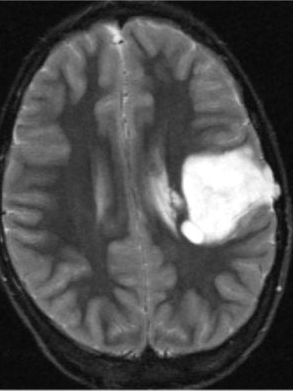
#> input picture brain_tumor.png, 293 x 391 px
$ python lab4-228870.py
#> lines starting #> are read from the running program, lines starting #| are printed output that depends on the picture; after the words box and inside, x2 and y2 are one past the last pixel; in counts of white or black regions, pixels touching at a corner belong together
import matplotlib.pyplot as plt
import numpy as np
import skimage


image = skimage.io.imread("brain_tumor.png")
#> image is the input picture: shape (391, 293, 3); min 5, max 255, mean 77.2
image = skimage.color.rgb2gray(image)
#> image: shape (391, 293) float64

# skimage.filters.try_all_threshold(image, figsize=(10, 10), verbose=False)

minimum_brain_threshold = skimage.filters.threshold_minimum(image)
#> minimum_brain_threshold = 0.182
thresholded_brain_image = image > minimum_brain_threshold
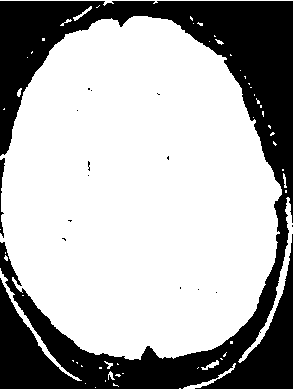
#> thresholded_brain_image: shape (391, 293) bool; 68.3% white; 15 black regions (13 under 20 px)

brain_segments, num_brain_regions = skimage.measure.label(
    thresholded_brain_image, return_num=True
)
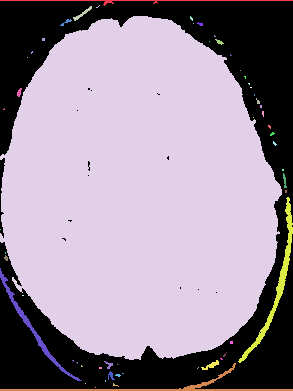
#> brain_segments: shape (391, 293) int32; 58 distinct labels, from 0 to 57; one colour per label, 0 black
#> num_brain_regions = 57
brain_regions = skimage.measure.regionprops(brain_segments)
#> brain_regions = 57 regions; largest, box (x1, y1, x2, y2) and area: (0, 16, 282, 360) 75226, (238, 197, 293, 363) 890, (0, 363, 293, 391) 768, (0, 268, 82, 381) 561, (0, 0, 293, 6) 326

max_brain_area = brain_regions[0].area
#> max_brain_area = 326
max_brain_index = 0
for index, region in enumerate(brain_regions):
    if region.area > max_brain_area:
        max_brain_area = region.area
        max_brain_index = index
#> this loop made 57 passes
#> (max_brain_area, max_brain_index) on pass 4: (75226, 3)
#> after the loop, max_brain_area = 75226; max_brain_index = 3

max_brain_image = np.zeros_like(image)
y1, x1, y2, x2 = brain_regions[max_brain_index].bbox
#> y1 = 16; x1 = 0; y2 = 360; x2 = 282
max_brain_image[y1:y2, x1:x2] = brain_regions[max_brain_index].image
#> max_brain_image: shape (391, 293) float64; values 0 (black) and 1 (white), 65.7% white; 14 black regions (12 under 20 px), largest, box (x1, y1, x2, y2) and area: (0, 0, 293, 391) 39119, (0, 158, 5, 238) 173

tumor_image = image - max_brain_image
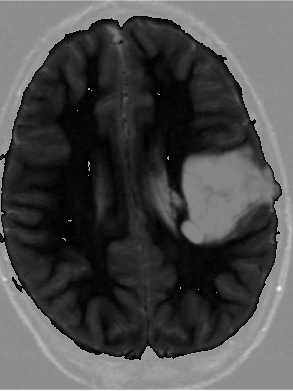
#> tumor_image: shape (391, 293) float64; min -0.816, max 0.749, mean -0.354; drawn with min black and max white

mean_tumor_threshold = skimage.filters.threshold_mean(tumor_image)
#> mean_tumor_threshold = -0.354
thresholded_tumor_image = tumor_image > mean_tumor_threshold
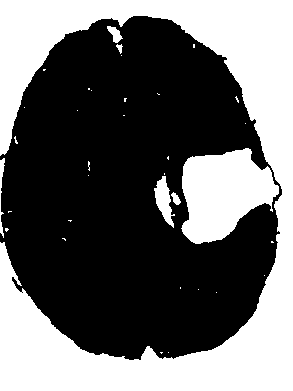
#> thresholded_tumor_image: shape (391, 293) bool; 40.6% white; 35 white regions (28 under 20 px)

tumor_segments, num_tumor_regions = skimage.measure.label(
    thresholded_tumor_image, return_num=True
)
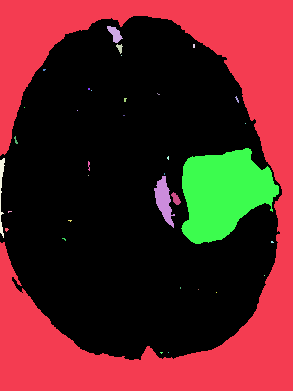
#> tumor_segments: shape (391, 293) int32; 36 distinct labels, from 0 to 35; one colour per label, 0 black
#> num_tumor_regions = 35
tumor_regions = skimage.measure.regionprops(tumor_segments)
#> tumor_regions = 35 regions; largest, box (x1, y1, x2, y2) and area: (0, 0, 293, 391) 39119, (181, 148, 279, 244) 6274, (154, 176, 175, 228) 531, (0, 158, 5, 238) 173, (107, 26, 123, 43) 140

sorted_tumor_regions = sorted(tumor_regions, key=lambda item: item.area)
#> sorted_tumor_regions has the same summary as tumor_regions
y1, x1, y2, x2 = sorted_tumor_regions[-2].bbox
#> y1 = 148; x1 = 181; y2 = 244; x2 = 279
max_tumor_image = np.zeros_like(image)
max_tumor_image[y1:y2, x1:x2] = sorted_tumor_regions[-2].image
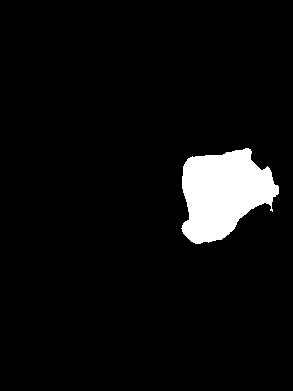
#> max_tumor_image: shape (391, 293) float64; values 0 (black) and 1 (white), 5.5% white; 1 white region, box (x1, y1, x2, y2) and area: (181, 148, 279, 244) 6274
max_tumor_area = sorted_tumor_regions[-2].area
#> max_tumor_area = 6274

red_channel = max_tumor_image
green_channel = np.zeros_like(image)
blue_channel = max_brain_image
color_image = np.stack([red_channel, green_channel, blue_channel], axis=-1)
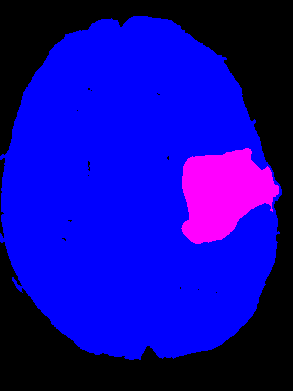
#> color_image: shape (391, 293, 3) float64; mean of channels 0, 1, 2 0.0548, 0, 0.657; drawn as R, G, B

_, axes = plt.subplots(2, 4, figsize=(10, 10))

axes[0, 0].imshow(image, cmap="gray")
axes[0, 0].axis("off")
axes[0, 0].set_title("Original image")

axes[0, 1].imshow(thresholded_brain_image, cmap="gray")
axes[0, 1].axis("off")
axes[0, 1].set_title("Minimum brain threshold")

axes[0, 2].imshow(brain_segments)
axes[0, 2].axis("off")
axes[0, 2].set_title(f"{num_brain_regions} regions")

axes[0, 3].imshow(max_brain_image, cmap="gray")
axes[0, 3].axis("off")
axes[0, 3].set_title(f"Brain size: {int(max_brain_area)}")

axes[1, 0].imshow(tumor_image, cmap="gray")
axes[1, 0].axis("off")
axes[1, 0].set_title("Original tumor image")

axes[1, 1].imshow(thresholded_tumor_image, cmap="gray")
axes[1, 1].axis("off")
axes[1, 1].set_title("Minimum tumor threshold")

axes[1, 2].imshow(tumor_segments)
axes[1, 2].axis("off")
axes[1, 2].set_title(f"{num_tumor_regions} regions")

axes[1, 3].imshow(max_tumor_image, cmap="gray")
axes[1, 3].axis("off")
axes[1, 3].set_title(f"Tumor size: {int(max_tumor_area)}")

plt.figure()
plt.imshow(color_image)
plt.title(
    f"Tumor accounts for {int(max_tumor_area / max_brain_area * 100)}% of brain vol."
)

plt.show()
